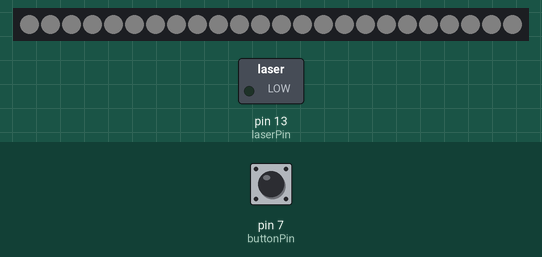
Simulated run of this sketch. Board: Arduino Uno, built with avr-gcc and run on an emulated ATmega328P. On the bench: 24 RGB LEDs in strip order, left to right, switched loads named in the sketch (green lamp = pin HIGH). The test bench sets the inputs (shaded band); at power-on: pin 7 (buttonPin) HIGH. Dim RGB values are drawn brighter than linear.

Above: at 1.2 s.
1.3 s: pin 7 (buttonPin) pulled LOW for 3.2 s
At 2.43 s:
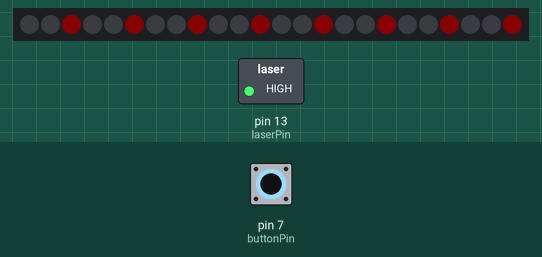
5.1 s: pin 7 (buttonPin) pulled LOW for 0.15 s
At 5.23 s:
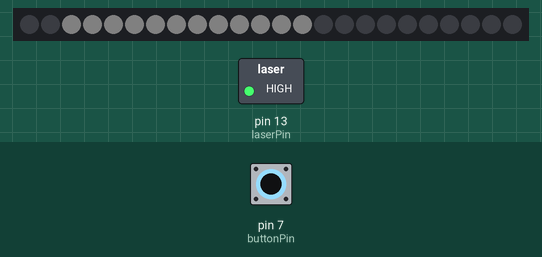
5.8 s: pin 7 (buttonPin) pulled LOW for 1 s
At 5.96 s:
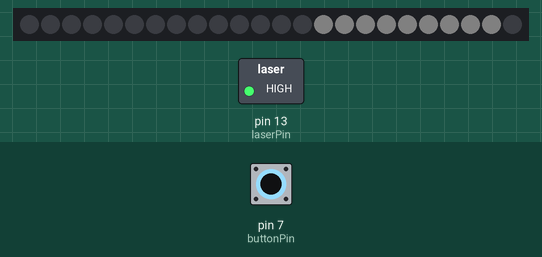
7.4 s: pin 7 (buttonPin) pulled LOW for 0.15 s
At 7.53 s:
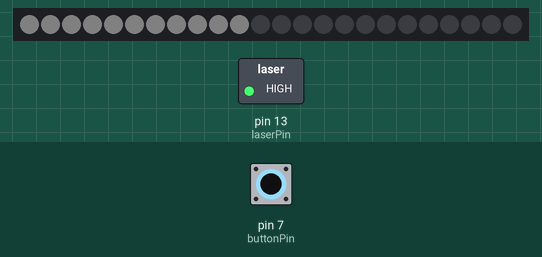
Timing chart, 0 to 10.4 s (numbered marks = the images above; inputs shaded):
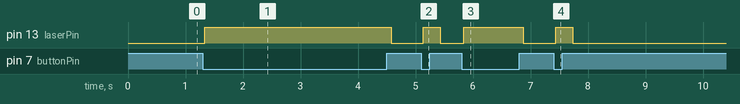

The sketch:

sketch_mar07a_klar_.ino
```cpp
// Nödvändiga bibliotek
#include <Adafruit_NeoPixel.h>
#ifdef __AVR__
#include <avr/power.h>
#endif

// Definera den pin som används för NeoPixel ringen
#define LED_PIN 8

// Definara antalet leds i ringen
#define LED_COUNT 24


Adafruit_NeoPixel strip(LED_COUNT, LED_PIN, NEO_GRB + NEO_KHZ800);

// Definiera konstanter för pinsen som används för lasern och knappen
const int laserPin = 13;
const int buttonPin = 7;

// Initiera en variabel för den nuvarande LED indexen
int n = 0;

// Kör vid start
void setup() {


  #if defined(__AVR_ATtiny85__) && (F_CPU == 16000000)
    clock_prescale_set(clock_div_1);
  #endif

  // Initiera NeoPixel ringen
  strip.begin();

  // rensar existerande pixel färger
  strip.show();

  // sätter ljusstyrkan av ledsen till 10%
  strip.setBrightness(10);

  // Initiera laser och knapp pinsen
  pinMode(laserPin, OUTPUT);
  pinMode(buttonPin, INPUT_PULLUP);
}

// Detta är loopen som kommer gå hela tiden, antingen trycks knappen ned och då lyser lasern och theater chase
// animationen sker, eller så går det en vit ring runt konstant.
void loop() {

  // Det under kommer loopa om knappen trycks ned (low)
  if (digitalRead(buttonPin) == LOW) {

    // Kallar på theater chase animationen
    theaterChase(strip.Color(255, 0, 0), 15);

    // rensar ringen
    strip.clear();
  }
  else {

    strip.setPixelColor(n, strip.Color(127, 127, 127));  // sätter färgen av nästa led till vit
  strip.show(); // uppdaterar NeoPixeloch visar nya led animationen
  n++;
  delay(50); // bestämmer snabbheten av ringen

    // Detta gör så att när led ringen har nått slutet så rensas ringen och börjar om iegn
    if (n > 23) {
      n = 0;
      strip.clear();
    }

    // Kollar status av knappen och sätter på eller av knappen
    int digitalVal = digitalRead(buttonPin);

    if (HIGH == digitalVal) {
      digitalWrite(laserPin, LOW);
    }
    else {
      digitalWrite(laserPin, HIGH);
    }
  }
}

// Den här funktionen sätter alla pixlar till rätt färg och rätt delay tid
void colorWipe(uint32_t color, int wait) {
  for (int i = 0; i < strip.numPixels(); i++) {
    strip.setPixelColor(i, color);          //  Välj färg
    strip.show();                           //  Uppdatera ringen
    delay(wait);                            //  Paus
  }
}


// Den här funktionen utför "theather chase" animationen som aktiveras när knappen hålls ned
void theaterChase(uint32_t color, int wait) {
  for (int a = 0; a < 5; a++) {                     // Repetera blinkandet 5 gånger
    for (int b = 0; b < 3; b++) {
      strip.clear();                                // Stänger av pixlarna
      for (int c = b; c < strip.numPixels(); c += 3) {
        strip.setPixelColor(c, color);              // Sätter färg
      }
      strip.show();                                 // Updaterar ringen till ny amination
      delay(wait);                                  // Paus
    }
  }
}
```

Measured:
- after the input at 1.3 s, pin 13 (laserPin): LOW → HIGH at once, → LOW 3.2 s later; the LEDs: first change after 0.33 s (image 1 shows a later state)
- after the input at 5.1 s, pin 13 (laserPin): LOW → HIGH at once, → LOW 0.30 s later
- after the input at 5.8 s, pin 13 (laserPin): LOW → HIGH at once, → LOW 1.0 s later
- after the input at 7.4 s, pin 13 (laserPin): LOW → HIGH at once, → LOW 0.30 s later
